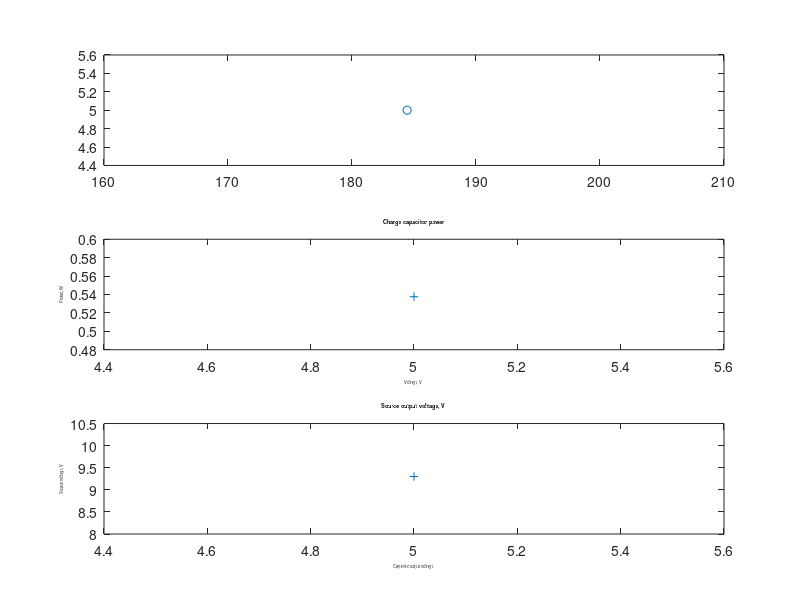

MATLAB code to generate this figure: (Note: this script raises an error after producing the figure.)
W = 1;
R = 40;
C = 1;

%//i = (-U + sqrt(U.^2 + 4 * R * W)) / 2 * R;

% //plot(U, i, "+");
% //t = ((-U * log((sqrt(4 * R * W + U^2) - U)) - U + sqrt( 4 * R * W + U^2) * log((sqrt( 4 * R * W + U^2) - U))) / (-1*(sqrt(4 * R * W + U^2) - U)) + (log(4 * R * W)) / 2) * ( R * C);

% //------------------------------------------------------------------------------
Umax = 5;
Esuper = 5;

for U = 1 : 0.5 : Umax
    
    k = sqrt(4 * R * W + U^2);                                                                      %//вспомогательная
    f = k - U;                                                                                      %//(sqrt(4*R*W+U^2)-U)%//вспомогательная
    
    t = ((-U * log(f) - U + k * log(f)) / (-1 * f) + (log( 4 * R * W)) / 2) * (R * C);
    subplot(3, 1, 1), plot(t, U, "+");  
    title("Capacitor voltage, V", "fontsize", 4);                                                   %// как быстро нарастает Uc при заданной мощности
    xlabel("time, s", "fontsize" ,3);
    ylabel("Voltage, V", "fontsize", 3);
    
    Wc = U * ((-U + sqrt(U^2 + 4 * R * W)) / (2 * R));
    subplot(3, 1, 2);
    plot(U, Wc, "+");                                                                               %// зависимость мощности заряда от Uc
    title("Charge capacitor power", "fontsize", 4);                                                 %// как быстро нарастает Uc при заданной мощности
    xlabel("Voltage, V", "fontsize", 3);
    ylabel("Power, W", "fontsize", 3);
    
    E = U + sqrt((W - Wc) * R);
    subplot(3, 1, 3);
    plot(U, E, "+");                                                                                %// напряжение на "преобразователе" от напряжения Uc
    title("Source output voltage, V", "fontsize", 4);                                               %// как быстро нарастает Uc при заданной мощности
    xlabel("Capacitor output voltage", "fontsize" ,3);
    ylabel("Source voltage, V", "fontsize", 3);
    
    t = -log(1 - U / Esuper) * R * C;
    subplot(3, 1, 1);
    plot(t, U, ".")                                                                                 %// как быстро нарастает Uc при фиксированном ЭДС
end

%//------------------------------------------------------------------------------

W = 0.1;

for U1 = 1: 0.5: Umax
    
    k = sqrt(4 * R * W + U^2)                                                                       %//вспомогательная
    f=k-U%//(sqrt(4*R*W+U^2)-U)%//вспомогательная
    
    t1 = ((-U * log(f) - U + k * log(f)) / (-1 * f) + log( 4 * R * W) / 2) * (R * C);
    subplot(3, 1, 1);
    plot(t1, U, "o")                                                                                %// как быстро нарастает Uc при заданной мощности
    hl = legend(['cos(t)', "+"; 'cos(2 * t)', "."; 'cos(3 * t)', "o"], 3);
    
    Wc = U * ((-U + sqrt(U^2 + 4 * R * W)) / (2 * R));
    subplot(3, 1, 2);
    plot(U, Wc, "o")                                                                                %// зависимость мощности заряда от Uc 
    
    E = U + sqrt((W - Wc) * R);
    subplot(3, 1, 3);
    plot(U, E, "o")                                                                                 %// напряжение на "преобразователе" от напряжения Uc

end

%//------------------------------------------------------------------------------